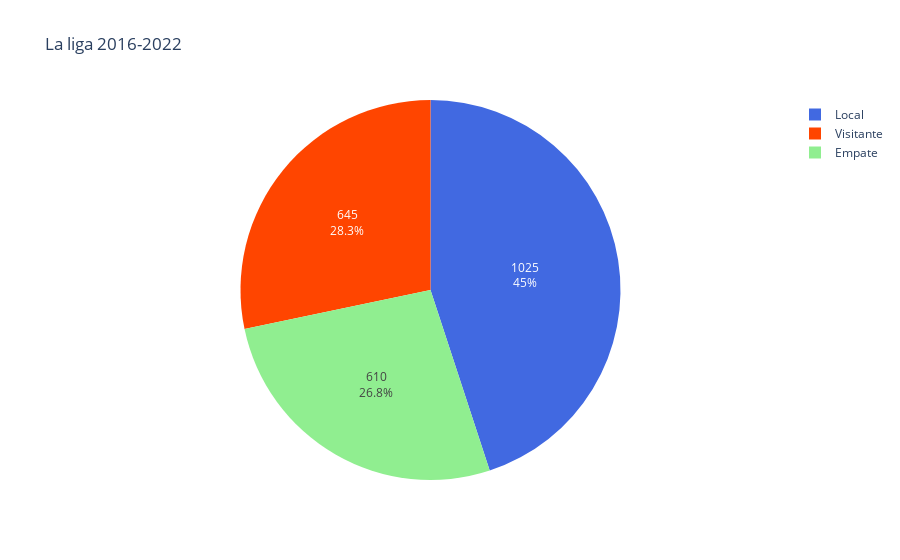

The notebook cell this image was saved under:
### Code cell
fig1 = px.pie(cond_predominante_abs, 
              values='Cantidad', 
              names='Resultado', 
              title='La liga 2016-2022',
              color='Resultado',
              color_discrete_map={'Local':'royalblue','Visitante':'orangered','Empate':'lightgreen'})

fig1.update_traces(textposition='inside', textinfo='percent+value')
fig1.show()

### Figure 1 — Plotly figure (JSON) as saved in the notebook; plotly's stock layout.template omitted (floating-point values rounded to 4 significant figures)
{"data": [{"customdata": [["Empate"], ["Local"], ["Visitante"]], "domain": {"x": [0, 1], "y": [0, 1]}, "hovertemplate": "Resultado=%{customdata[0]}<br>Cantidad=%{value}<extra></extra>", "labels": ["Empate", "Local", "Visitante"], "legendgroup": "", "marker": {"colors": ["lightgreen", "royalblue", "orangered"]}, "name": "", "showlegend": true, "textinfo": "percent+value", "textposition": "inside", "type": "pie", "values": [610, 1025, 645]}], "layout": {"legend": {"tracegroupgap": 0}, "title": {"text": "La liga 2016-2022"}}}
